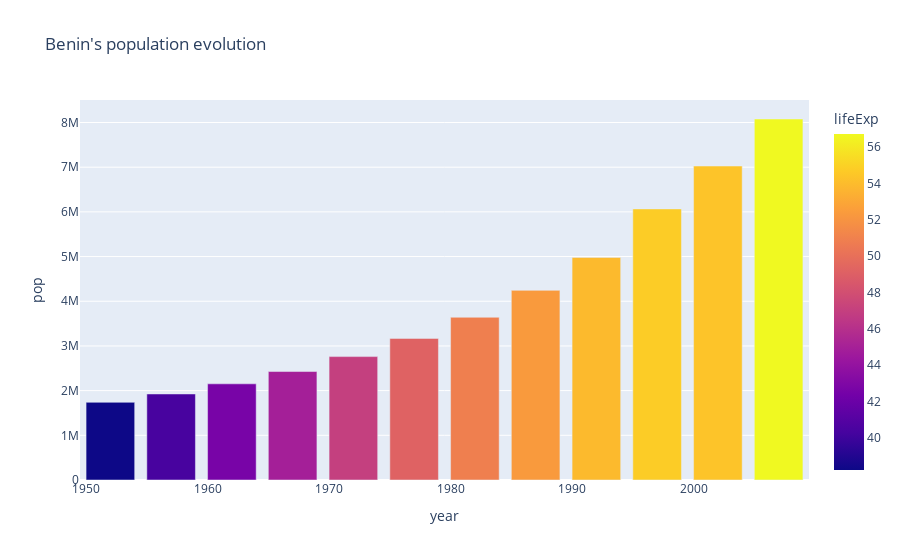

This figure's notebook cell:
### Code cell
fig = px.bar(data_benin, x = 'year', y = 'pop',
                hover_data=['lifeExp','gdpPercap'],
                color = 'lifeExp',
                title="Benin's population evolution")
fig.show()

### Figure 1 — Plotly figure (JSON) as saved in the notebook; plotly's stock layout.template omitted (floating-point values rounded to 4 significant figures)
{"data": [{"alignmentgroup": "True", "customdata": [[38.22, 1063.0], [40.36, 959.6], [42.62, 949.5], [44.88, 1036.0], [47.01, 1086.0], [49.19, 1029.0], [50.9, 1278.0], [52.34, 1226.0], [53.92, 1191.0], [54.78, 1233.0], [54.41, 1373.0], [56.73, 1441.0]], "hovertemplate": "year=%{x}<br>pop=%{y}<br>lifeExp=%{marker.color}<br>gdpPercap=%{customdata[1]}<extra></extra>", "legendgroup": "", "marker": {"color": [38.22, 40.36, 42.62, 44.88, 47.01, 49.19, 50.9, 52.34, 53.92, 54.78, 54.41, 56.73], "coloraxis": "coloraxis", "pattern": {"shape": ""}}, "name": "", "offsetgroup": "", "orientation": "v", "showlegend": false, "textposition": "auto", "type": "bar", "x": [1952, 1957, 1962, 1967, 1972, 1977, 1982, 1987, 1992, 1997, 2002, 2007], "xaxis": "x", "y": [1738315, 1925173, 2151895, 2427334, 2761407, 3168267, 3641603, 4243788, 4981671, 6066080, 7026113, 8078314], "yaxis": "y"}], "layout": {"barmode": "relative", "coloraxis": {"colorbar": {"title": {"text": "lifeExp"}}, "colorscale": [[0, "#0d0887"], [0.1111, "#46039f"], [0.2222, "#7201a8"], [0.3333, "#9c179e"], [0.4444, "#bd3786"], [0.5556, "#d8576b"], [0.6667, "#ed7953"], [0.7778, "#fb9f3a"], [0.8889, "#fdca26"], [1, "#f0f921"]]}, "legend": {"tracegroupgap": 0}, "title": {"text": "Benin's population evolution"}, "xaxis": {"anchor": "y", "domain": [0, 1], "title": {"text": "year"}}, "yaxis": {"anchor": "x", "domain": [0, 1], "title": {"text": "pop"}}}}
